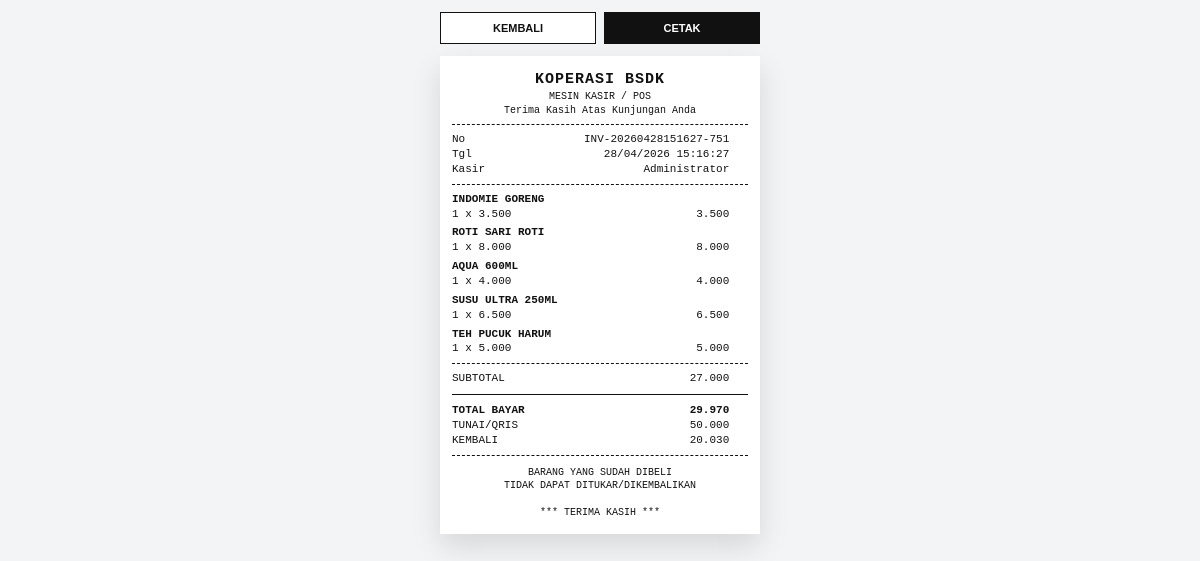
/struk.php?invoice=INV-20260428151627-751, run on the app's committed database.
### tables this page shows
CREATE TABLE `transaksi` (
  `id` int(11) NOT NULL AUTO_INCREMENT,
  `invoice` varchar(80) NOT NULL,
  `user_id` int(11) DEFAULT NULL,
  `member_id` int(11) DEFAULT NULL,
  `total` int(11) NOT NULL,
  `diskon` int(11) DEFAULT 0,
  `diskon_id` int(11) DEFAULT NULL,
  `bayar` int(11) NOT NULL,
  `kembalian` int(11) NOT NULL,
  `catatan` varchar(255) DEFAULT NULL,
  `point_dapat` int(11) NOT NULL DEFAULT 0,
  `created_at` timestamp NOT NULL DEFAULT current_timestamp(),
  `metode_pembayaran` varchar(30) DEFAULT 'tunai',
  `payment_status` varchar(30) DEFAULT 'pending',
  `payment_reference` varchar(100) DEFAULT NULL,
  `qr_url` text DEFAULT NULL,
  PRIMARY KEY (`id`),
  UNIQUE KEY `invoice` (`invoice`),
  KEY `user_id` (`user_id`),
  KEY `fk_transaksi_member` (`member_id`),
  CONSTRAINT `fk_transaksi_member` FOREIGN KEY (`member_id`) REFERENCES `member` (`id`) ON DELETE SET NULL,
  CONSTRAINT `transaksi_ibfk_1` FOREIGN KEY (`user_id`) REFERENCES `users` (`id`) ON DELETE SET NULL
);

CREATE TABLE `transaksi_detail` (
  `id` int(11) NOT NULL AUTO_INCREMENT,
  `transaksi_id` int(11) NOT NULL,
  `produk_id` int(11) NOT NULL,
  `kode` varchar(80) NOT NULL,
  `nama` varchar(160) NOT NULL,
  `harga_normal` int(11) DEFAULT NULL,
  `harga` int(11) NOT NULL,
  `diskon` int(11) DEFAULT 0,
  `diskon_id` int(11) DEFAULT NULL,
  `qty` int(11) NOT NULL,
  `subtotal` int(11) NOT NULL,
  PRIMARY KEY (`id`),
  KEY `transaksi_id` (`transaksi_id`),
  KEY `produk_id` (`produk_id`),
  CONSTRAINT `transaksi_detail_ibfk_1` FOREIGN KEY (`transaksi_id`) REFERENCES `transaksi` (`id`) ON DELETE CASCADE,
  CONSTRAINT `transaksi_detail_ibfk_2` FOREIGN KEY (`produk_id`) REFERENCES `produk` (`id`)
);

### struk.php (the view, shortened to what this page needs)
<?php
require_once 'config.php';
$invoice = trim($_GET['invoice'] ?? '');
function uang_struk($v): string
{
    return number_format((float)($v ?? 0), 0, ',', '.');
}
function line_lr(string $left, string $right, int $width = 42): string
{
    $left = trim($left);
    $right = trim($right);
    $space = $width - strlen($left) - strlen($right);
    return $left . str_repeat(' ', $space) . $right;
}
function cut_text(string $text, int $max): string
{
    $text = trim($text);
    if (strlen($text) <= $max) {
        return $text;
    }
    return substr($text, 0, max(0, $max - 1)) . '.';
}
try {
    $stmt = $pdo->prepare("
        SELECT
            t.*,
            m.kode AS member_kode,
            m.nama AS member_nama,
            m.point AS member_point_total,
            d.nama AS nama_diskon
        FROM transaksi t
        LEFT JOIN member m ON m.id = t.member_id
        LEFT JOIN diskon d ON d.id = t.diskon_id
        WHERE t.invoice = :invoice
        LIMIT 1
    ");
    $stmt->execute([':invoice' => $invoice]);
    $trx = $stmt->fetch(PDO::FETCH_ASSOC);
    $stmtDetail = $pdo->prepare("
        SELECT
            td.*,
            di.nama AS nama_diskon_item
        FROM transaksi_detail td
        LEFT JOIN diskon di ON di.id = td.diskon_id
        WHERE td.transaksi_id = :tid
        ORDER BY td.id ASC
    ");
    $stmtDetail->execute([':tid' => $trx['id']]);
    $items = $stmtDetail->fetchAll(PDO::FETCH_ASSOC);
    $subtotalNormal = 0;
    $subtotalSetelahDiskonBarang = 0;
    foreach ($items as $item) {
        $qty = (int)($item['qty'] ?? 0);
        $hargaNormal = $item['harga_normal'] !== null && $item['harga_normal'] !== ''
            ? (int)$item['harga_normal']
            : (int)($item['harga'] ?? 0);
        $hargaFinal = (int)($item['harga'] ?? $hargaNormal);
        $subtotalItem = (int)($item['subtotal'] ?? ($hargaFinal * $qty));
        $normalItem = $hargaNormal * $qty;
        $subtotalNormal += $normalItem;
        $subtotalSetelahDiskonBarang += $subtotalItem;
    }
    $totalBayar = (int)($trx['total'] ?? $subtotalSetelahDiskonBarang);
    $bayar = (int)($trx['bayar'] ?? 0);
    $kembalian = (int)($trx['kembalian'] ?? max(0, $bayar - $totalBayar));
    $tanggalRaw = $trx['created_at'] ?? date('Y-m-d H:i:s');
    $tanggal = date('d/m/Y H:i:s', strtotime((string)$tanggalRaw));
    $operator = $_SESSION['nama'] ?? 'Administrator';
} catch (Throwable $e) {
    die('Gagal memuat struk: ' . htmlspecialchars($e->getMessage()));
}
?>
<!DOCTYPE html>
<html lang="id">
<head>
</head>
<body>
    <div class="page">
        <div class="wrap">
            <div class="toolbar">
                <a href="pos.php">Kembali</a>
                <button type="button" onclick="window.print()">Cetak</button>
            </div>
            <div class="receipt">
                <div class="center">
                    <div class="store">KOPERASI BSDK</div>
                    <div class="small">MESIN KASIR / POS</div>
                    <div class="small">Terima Kasih Atas Kunjungan Anda</div>
                </div>
                <div class="dash"></div>
                <div class="line"><?= htmlspecialchars(line_lr('No', $invoice)) ?></div>
                <div class="line"><?= htmlspecialchars(line_lr('Tgl', $tanggal)) ?></div>
                <div class="line"><?= htmlspecialchars(line_lr('Kasir', (string)$operator)) ?></div>
                <div class="dash"></div>
                <?php foreach ($items as $item): ?>
                    <?php
                    $nama = (string)($item['nama'] ?? 'ITEM');
                    $qty = (int)($item['qty'] ?? 0);
                    $hargaNormal = $item['harga_normal'] !== null && $item['harga_normal'] !== ''
                        ? (int)$item['harga_normal']
                        : (int)($item['harga'] ?? 0);
                    $normalItem = $hargaNormal * $qty;
                    ?>
                    <div class="item-name"><?= htmlspecialchars(cut_text($nama, 38)) ?></div>
                    <div class="line"><?= htmlspecialchars(line_lr($qty . ' x ' . uang_struk($hargaNormal), uang_struk($normalItem))) ?></div>
                <?php endforeach; ?>
                <div class="dash"></div>
                <div class="line"><?= htmlspecialchars(line_lr('SUBTOTAL', uang_struk($subtotalNormal))) ?></div>
                <div class="solid"></div>
                <div class="line bold"><?= htmlspecialchars(line_lr('TOTAL BAYAR', uang_struk($totalBayar))) ?></div>
                <div class="line"><?= htmlspecialchars(line_lr('TUNAI/QRIS', uang_struk($bayar))) ?></div>
                <div class="line"><?= htmlspecialchars(line_lr('KEMBALI', uang_struk($kembalian))) ?></div>
                <div class="dash"></div>
                <div class="thanks">
                    BARANG YANG SUDAH DIBELI<br>
                    TIDAK DAPAT DITUKAR/DIKEMBALIKAN<br><br>
                    *** TERIMA KASIH ***
                </div>
            </div>
        </div>
    </div>
</body>
</html>

### struk.php (style rules this page uses)
* { box-sizing: border-box; }
body { margin: 0; background: #f3f4f6; font-family: "Courier New", Courier, monospace; color: #111; }
.page { min-height: 100vh; padding: 12px; display: flex; justify-content: center; align-items: flex-start; }
.wrap { width: 320px; }
.toolbar { display: flex; gap: 8px; margin-bottom: 12px; font-family: Arial, sans-serif; }
.toolbar a, .toolbar button { flex: 1; border: 1px solid #111; padding: 9px 10px; font-size: 11px; font-weight: 800; text-transform: uppercase; text-align: center; cursor: pointer; text-decoration: none; }
.toolbar a { background: #fff; color: #111; }
.toolbar button { background: #111; color: #fff; }
.receipt { width: 320px; background: #fff; padding: 14px 12px; box-shadow: 0 12px 28px rgba(0, 0, 0, .12); font-size: 11px; line-height: 1.35; }
.center { text-align: center; }
.store { font-size: 15px; font-weight: 900; letter-spacing: 1px; }
.small { font-size: 10px; }
.bold { font-weight: 800; }
.dash { border-top: 1px dashed #111; margin: 7px 0; }
.solid { border-top: 1px solid #111; margin: 8px 0; }
.line { white-space: pre; overflow: hidden; }
.item-name { margin-top: 4px; font-weight: 800; text-transform: uppercase; white-space: pre-wrap; word-break: break-word; }
.thanks { margin-top: 10px; text-align: center; font-size: 10px; }

### data on the page
transaksi: created_at "Tgl 28/04/2026 15:16:27", total "TOTAL BAYAR 29.970", bayar "TUNAI/QRIS 50.000", kembalian "KEMBALI 20.030"
transaksi_detail: nama "INDOMIE GORENG", qty+harga_normal+harga "1 x 3.500 3.500"
transaksi_detail: nama "ROTI SARI ROTI", qty+harga_normal+harga "1 x 8.000 8.000"
transaksi_detail: nama "AQUA 600ML", qty+harga_normal+harga "1 x 4.000 4.000"
transaksi_detail: nama "SUSU ULTRA 250ML", qty+harga_normal+harga "1 x 6.500 6.500"
transaksi_detail: nama "TEH PUCUK HARUM", qty+harga_normal+harga "1 x 5.000 5.000"

### other printed values
line_lr('No', $invoice) "No INV-20260428151627-751"
line_lr('Kasir', (string)$operator) "Kasir Administrator"
line_lr('SUBTOTAL', uang_struk($subtotalNormal)) "SUBTOTAL 27.000"
